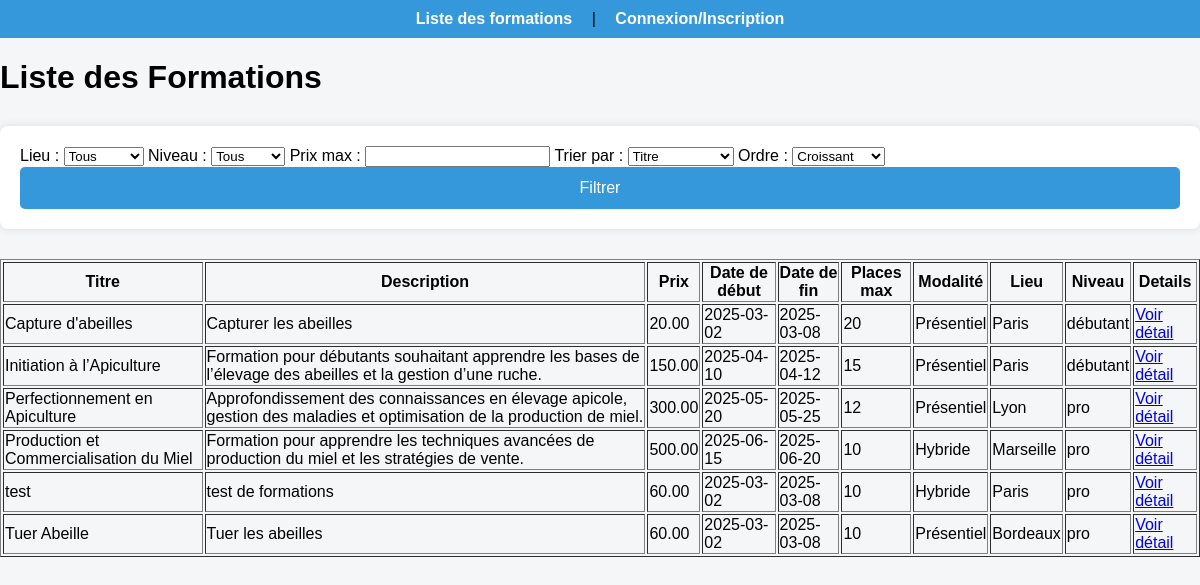
The page /MVC/index.php on the database its author committed.
### tables this page shows
CREATE TABLE `formations` (
  `id` int(11) NOT NULL,
  `titreFormation` varchar(255) DEFAULT NULL,
  `descriptionFormation` text DEFAULT NULL,
  `prixFormation` decimal(10,2) DEFAULT NULL,
  `dateDebutForm` date DEFAULT NULL,
  `dtFinForm` date DEFAULT NULL,
  `placeMaxForm` int(11) DEFAULT NULL,
  `idModalité` int(11) DEFAULT NULL,
  `idLieu` int(11) DEFAULT NULL,
  `idNiv` int(11) DEFAULT NULL
);

CREATE TABLE `modalite_form` (
  `id` int(11) NOT NULL,
  `libelle` varchar(255) DEFAULT NULL
);

CREATE TABLE `lieu_form` (
  `id` int(11) NOT NULL,
  `libelle` varchar(255) DEFAULT NULL
);

CREATE TABLE `niveau_form` (
  `id` int(11) NOT NULL,
  `libelle` varchar(255) DEFAULT NULL
);

### MVC/controler/c_formation.php (called while the page is built, shortened)
<?php
require_once 'model/Formations.php';
class FormationController {
    private $db;
    public function __construct($db) {
        $this->db = $db;
    }
    public function liste() {
        $formations = new Formations($this->db);
        $lieu = isset($_GET['lieu']) ? $_GET['lieu'] : '';
        $niveau = isset($_GET['niveau']) ? $_GET['niveau'] : '';
        $prix = isset($_GET['prix']) ? $_GET['prix'] : '';
        $tri = isset($_GET['tri']) ? $_GET['tri'] : 'titreFormation';
        $ordre = isset($_GET['ordre']) && in_array($_GET['ordre'], ['ASC', 'DESC']) ? $_GET['ordre'] : 'ASC';
        $stmt = $formations->readFiltered($lieu, $niveau, $prix, $tri, $ordre);
        $formationsList = $stmt->fetchAll(PDO::FETCH_ASSOC);
        require_once 'views/v_listFormation.php';
    }
}

### MVC/model/Formations.php (called while the page is built, shortened)
<?php
class Formations {
    private $conn;
    public function __construct($db) {
        $this->conn = $db;
    }
    public function readFiltered($lieu, $niveau, $prix, $tri, $ordre) {
        $query = "SELECT f.*, l.libelle AS lNom, m.libelle AS mNom, n.libelle AS nNom
                  FROM formations f
                  JOIN lieu_form l ON f.idLieu = l.id
                  JOIN modalite_form m ON f.idModalité = m.id
                  JOIN niveau_form n ON f.idNiv = n.id
                  WHERE 1=1";
        $params = [];
        $validTri = ['titreFormation', 'prixFormation', 'dateDebutForm'];
        $validOrdre = ['ASC', 'DESC'];
        if (in_array($tri, $validTri) && in_array($ordre, $validOrdre)) {
            $query .= " ORDER BY f." . $tri . " " . $ordre;
        } else {
            $query .= " ORDER BY f.titreFormation ASC";
        }
        $stmt = $this->conn->prepare($query);
        $stmt->execute($params);
        return $stmt;
    }
}

### MVC/views/v_listFormation.php (the view, shortened to what this page needs)
<?php include 'views/layouts/nav.php'; ?>
<link rel="stylesheet" href="style.css">
<h1>Liste des Formations</h1>
<form method="GET" action="">
    <label for="lieu">Lieu :</label>
    <select name="lieu">
        <option value="">Tous</option>
    </select>
    <label for="niveau">Niveau :</label>
    <select name="niveau">
        <option value="">Tous</option>
    </select>
    <label for="prix">Prix max :</label>
    <input type="number" name="prix" value="<?= isset($_GET['prix']) ? $_GET['prix'] : '' ?>">
    <label for="tri">Trier par :</label>
    <select name="tri">
        <option value="titreFormation" <?= isset($_GET['tri']) && $_GET['tri'] == 'titreFormation' ? 'selected' : '' ?>>Titre</option>
    </select>
    <label for="ordre">Ordre :</label>
    <select name="ordre">
        <option value="ASC" <?= (isset($_GET['ordre']) && $_GET['ordre'] == 'ASC') ? 'selected' : '' ?>>Croissant</option>
    </select>
    <button type="submit">Filtrer</button>
</form>
<table border="1">
    <thead>
        <tr>
            <th>Titre</th>
            <th>Description</th>
            <th>Prix</th>
            <th>Date de début</th>
            <th>Date de fin</th>
            <th>Places max</th>
            <th>Modalité</th>
            <th>Lieu</th>
            <th>Niveau</th>
            <th>Details</th>
        </tr>
    </thead>
    <tbody>
        <?php foreach ($formationsList as $formation) { ?>
            <tr>
                <td><?php echo htmlspecialchars($formation['titreFormation']); ?></td>
                <td><?php echo htmlspecialchars($formation['descriptionFormation']); ?></td>
                <td><?php echo htmlspecialchars($formation['prixFormation']); ?></td>
                <td><?php echo htmlspecialchars($formation['dateDebutForm']); ?></td>
                <td><?php echo htmlspecialchars($formation['dtFinForm']); ?></td>
                <td><?php echo htmlspecialchars($formation['placeMaxForm']); ?></td>
                <td><?php echo htmlspecialchars($formation['mNom']); ?></td>
                <td><?php echo htmlspecialchars($formation['lNom']); ?></td>
                <td><?php echo htmlspecialchars($formation['nNom']); ?></td>
                <td><a href="index.php?action=detail&id=<?= $formation['id'] ?>">Voir détail</a></td>
            </tr>
        <?php } ?>
    </tbody>
</table>

### MVC/index.php (shortened to what this page needs)
<?php
require_once 'controler/c_formation.php';
$database = new Database();
$db = $database->getBdd();
$action = $_GET['action'] ?? 'liste';
$controller = new FormationController($db);
switch ($action) {
    case 'liste':
        $lieu = $_GET['lieu'] ?? '';
        $niveau = $_GET['niveau'] ?? '';
        $prix = $_GET['prix'] ?? '';
        $tri = $_GET['tri'] ?? 'titreFormation';
        $controller->liste($lieu, $niveau, $prix, $tri);
        break;
}

### MVC/views/layouts/nav.php (shortened to what this page needs)
<nav>
<a href="index.php?action=liste">Liste des formations</a> |
    <?php if (isset($_SESSION['client_id'])): ?>
        <a href="index.php?action=mesinscriptions">Mes inscriptions</a> |
        <a href="index.php?action=compte">Mon compte</a> |
        <a href="index.php?action=logout">Déconnexion</a>
    <?php else: ?>
        <a href="index.php?action=auth">Connexion/Inscription</a>
    <?php endif; ?>
</nav>

### MVC/style.css (style rules this page uses)
form { background: white; max-width: 100%; margin: 30px auto; padding: 20px; border-radius: 8px; box-shadow: 0px 0px 10px rgba(0,0,0,0.1); }
button { background-color: #3498db; color: white; border: none; padding: 12px 20px; border-radius: 5px; cursor: pointer; width: 100%; font-size: 16px; }

### MVC/views/layouts/nav.php (style rules this page uses)
nav { background-color: #3498db; padding: 10px; text-align: center; }
nav a { color: white; margin: 0 15px; text-decoration: none; font-weight: bold; }

### rows shown on the page
formations: titreFormation "Capture d'abeilles", descriptionFormation "Capturer les abeilles", prixFormation "20.00", dateDebutForm "2025-03-02", dtFinForm "2025-03-08", placeMaxForm "20", idModalité.libelle "Présentiel", idLieu.libelle "Paris", idNiv.libelle "débutant"
formations: titreFormation "Initiation à l’Apiculture", descriptionFormation "Formation pour débutants souhaitant apprendre les bases de l’élevage des abeilles et la gestion d’une ruche.", prixFormation "150.00", dateDebutForm "2025-04-10", dtFinForm "2025-04-12", placeMaxForm "15", idModalité.libelle "Présentiel", idLieu.libelle "Paris", idNiv.libelle "débutant"
formations: titreFormation "Perfectionnement en Apiculture", descriptionFormation "Approfondissement des connaissances en élevage apicole, gestion des maladies et optimisation de la production de miel.", prixFormation "300.00", dateDebutForm "2025-05-20", dtFinForm "2025-05-25", placeMaxForm "12", idModalité.libelle "Présentiel", idLieu.libelle "Lyon", idNiv.libelle "pro"
formations: titreFormation "Production et Commercialisation du Miel", descriptionFormation "Formation pour apprendre les techniques avancées de production du miel et les stratégies de vente.", prixFormation "500.00", dateDebutForm "2025-06-15", dtFinForm "2025-06-20", placeMaxForm "10", idModalité.libelle "Hybride", idLieu.libelle "Marseille", idNiv.libelle "pro"
formations: titreFormation "test", descriptionFormation "test de formations", prixFormation "60.00", dateDebutForm "2025-03-02", dtFinForm "2025-03-08", placeMaxForm "10", idModalité.libelle "Hybride", idLieu.libelle "Paris", idNiv.libelle "pro"
formations: titreFormation "Tuer Abeille", descriptionFormation "Tuer les abeilles", prixFormation "60.00", dateDebutForm "2025-03-02", dtFinForm "2025-03-08", placeMaxForm "10", idModalité.libelle "Présentiel", idLieu.libelle "Bordeaux", idNiv.libelle "pro"
